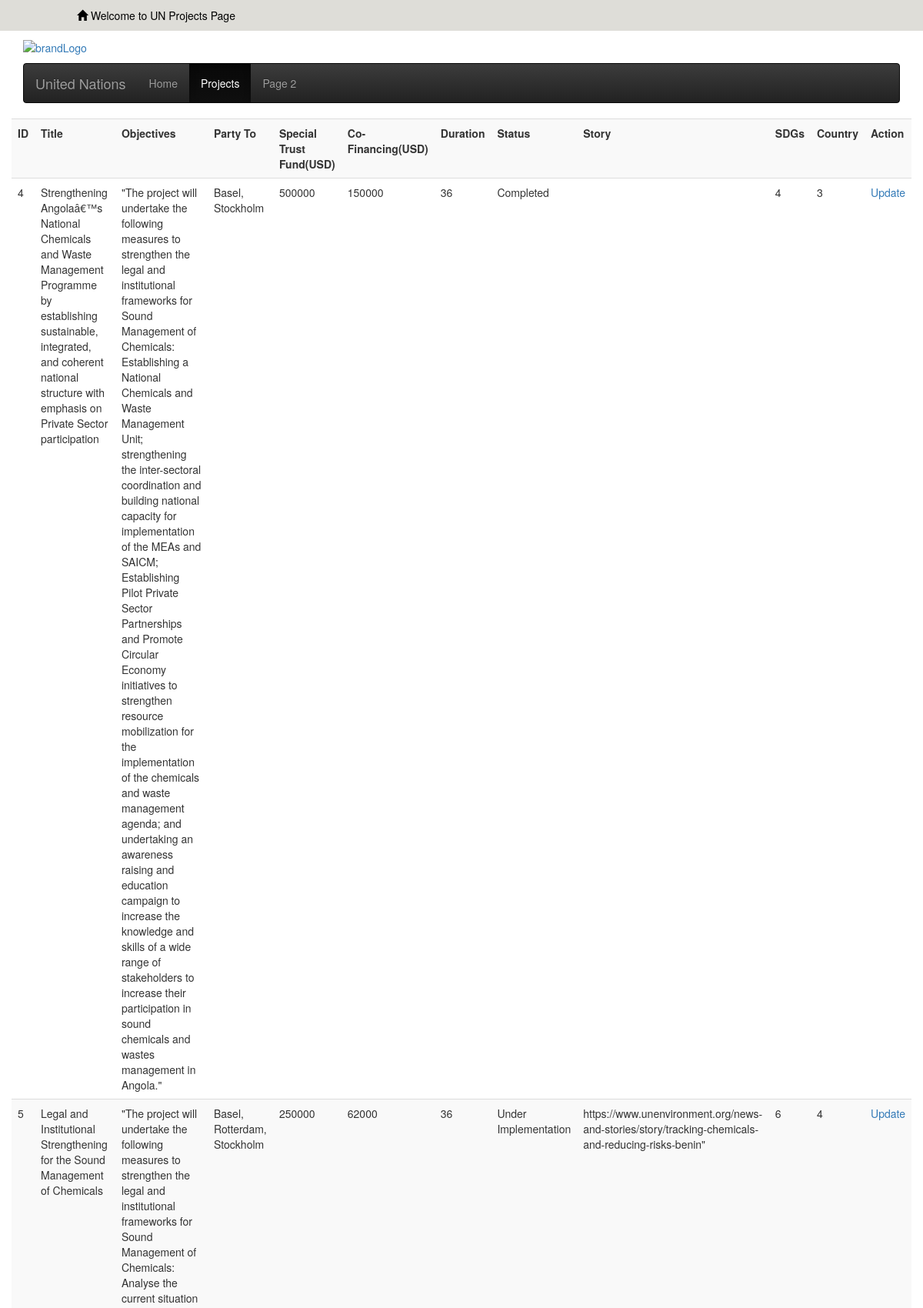
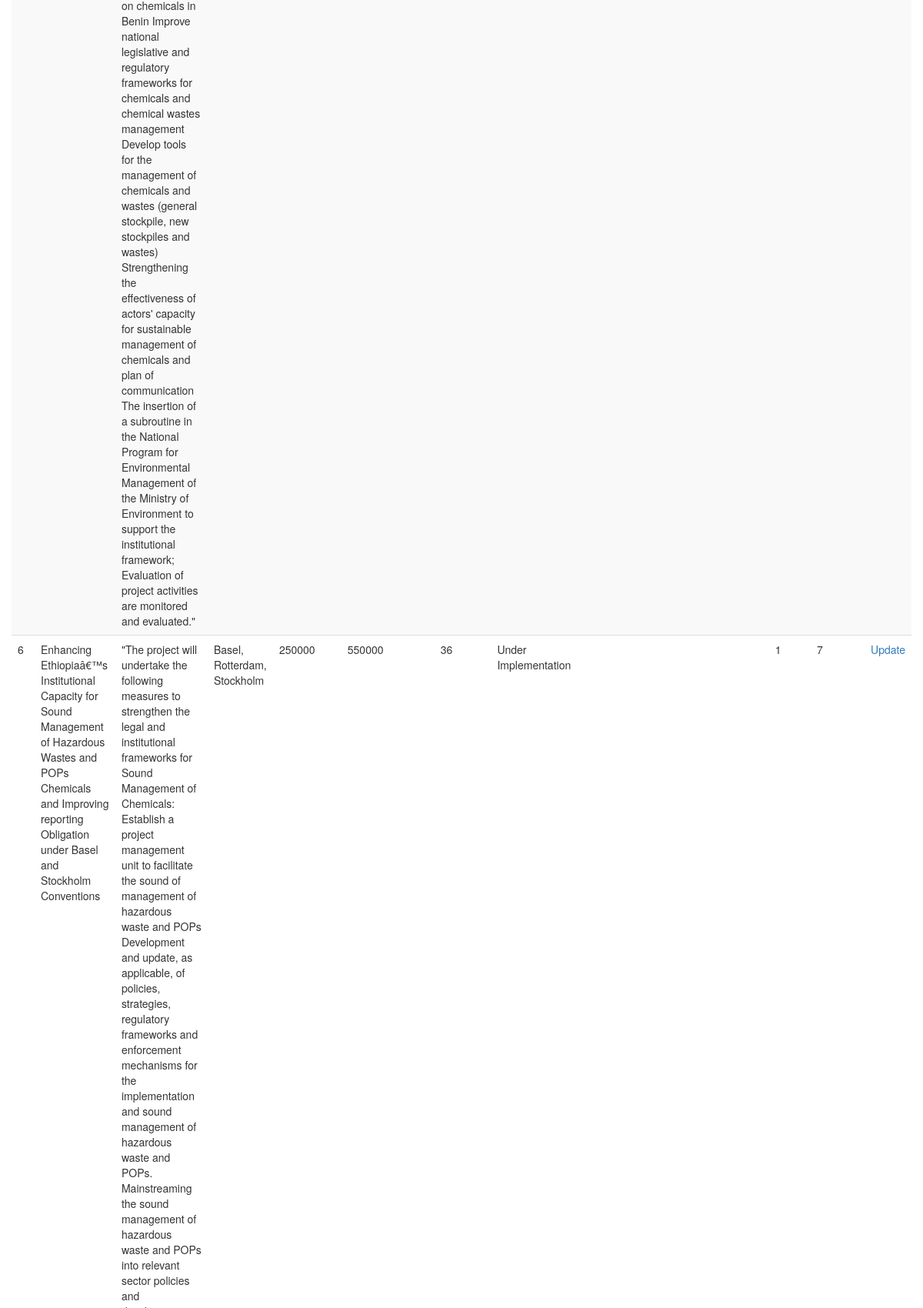
The app's page /projects.php (upper part) with its own data (2 pictures, top to bottom).
### tables this page shows
CREATE TABLE `projects` (
  `project_id` int(11) NOT NULL,
  `title` varchar(255) NOT NULL,
  `objectives` varchar(1000) NOT NULL,
  `party_to` varchar(255) NOT NULL,
  `special_trust_fund` int(11) NOT NULL,
  `co_financing` int(11) NOT NULL,
  `duration` varchar(100) NOT NULL,
  `status` varchar(100) NOT NULL,
  `story` varchar(1000) NOT NULL,
  `s_id` int(11) NOT NULL,
  `country_id` int(11) NOT NULL,
  `created_at` timestamp NOT NULL DEFAULT current_timestamp() ON UPDATE current_timestamp()
);

### projects.php (the view, shortened to what this page needs)
<!DOCTYPE html>
<html lang="en">
<head>
    <link rel="stylesheet" href="https://maxcdn.bootstrapcdn.com/bootstrap/3.3.7/css/bootstrap.min.css">
    <link rel="stylesheet" href="https://maxcdn.bootstrapcdn.com/bootstrap/3.3.7/css/bootstrap-theme.min.css">
</head>
<body>
<div class="header">
    <p><span class="glyphicon glyphicon-home"></span>&nbsp;Welcome to UN Projects Page</p>
</div>
<div class="container">
    <div class="navbrand">
        <div class="row">
            <div class="col-md-2">
                <a href="index.php"><img src="image_files/logo.png" alt="brandLogo"></a>
            </div>
        </div>
    </div>
    <nav class="navbar navbar-inverse">
        <div class="container-fluid">
            <div class="navbar-header">
                <a class="navbar-brand" href="#">United Nations</a>
            </div>
            <ul class="nav navbar-nav">
                <li><a href="index.php">Home</a></li>
                <li class="active"><a href="projects.php">Projects</a></li>
                <li><a href="#">Page 2</a></li>
            </ul>
        </div>
    </nav>
    <div class="row">
    <?php
    global $link;
        $sql = "SELECT * FROM projects";
        $result = $link->query($sql);
        if ($result->num_rows > 0) {
        echo "<table class='table table-borderless table-striped'>
                    <tr class='text-center'>
                    <th>ID</th>
                    <th>Title</th>
                    <th>Objectives</th>
                    <th>Party To</th>
                    <th>Special Trust Fund(USD)</th>
                    <th>Co-Financing(USD)</th>
                    <th>Duration</th>
                    <th>Status</th>
                    <th>Story</th>
                    <th>SDGs</th>
                    <th>Country</th>
                    <th>Action</th>
                    </tr>";
            while($row = $result->fetch_assoc()) {
            echo "<tr>
            <td>".$row["project_id"]."</td>
            <td>".$row["title"]."</td>
            <td>".$row["objectives"]."</td>
            <td>".$row["party_to"]."</td>
            <td>".$row["special_trust_fund"]."</td>
            <td>".$row["co_financing"]."</td>
            <td>".$row["duration"]."</td>
            <td>".$row["status"]."</td>
            <td>".$row["story"]."</td>
            <td>".$row["s_id"]."</td>
            <td>".$row["country_id"]."</td>
            <td><a href='update.php?id=<?php echo 'id';>Update</a></button></td>
            </tr>";
            }
            echo "</table>";
        } else {
        echo "0 results";
        }
        ?>
    </div>
</body>
</html>

### projects.php (style rules this page uses)
.header { background-color: #DEDDD8; height: 40px; color: black; padding-left: 100px; padding-top: 10px; }
.navbrand { padding-top: 10px; padding-bottom: 10px; }

### records on screen
projects: project_id "4", title "Strengthening Angolaâ€™s National Chemicals and Waste Management Programme by establishing sustainable, integrated, and coherent national structure with emphasis on Private Sector participation", objectives "\"The project will undertake the following measures to strengthen the legal and institutional frameworks for Sound Management of Chemicals: Establishing a National Chemicals and Waste Management Unit; strengthening the inter-sectoral coordination and building national capacity for implementation of the MEAs and SAICM; Establishing Pilot Private Sector Partnerships and Promote Circular Economy initiatives to strengthen resource mobilization for the implementation of the chemicals and waste management agenda; and undertaking an awareness raising and education campaign to increase the knowledge and skills of a wide range of stakeholders to increase their participation in sound chemicals and…", party_to "Basel, Stockholm", special_trust_fund "500000", co_financing "150000", duration "36", status "Completed", s "4", country "3"
projects: project_id "5", title "Legal and Institutional Strengthening for the Sound Management of Chemicals", objectives "\"The project will undertake the following measures to strengthen the legal and institutional frameworks for Sound Management of Chemicals: Analyse the current situation on chemicals in Benin Improve national legislative and regulatory frameworks for chemicals and chemical wastes management Develop tools for the management of chemicals and wastes (general stockpile, new stockpiles and wastes) Strengthening the effectiveness of actors' capacity for sustainable management of chemicals and plan of communication The insertion of a subroutine in the National Program for Environmental Management of the Ministry of Environment to support the institutional framework; Evaluation of project activities…", party_to "Basel, Rotterdam, Stockholm", special_trust_fund "250000", co_financing "62000", duration "36", status "Under Implementation", story "https://www.unenvironment.org/news-and-stories/story/tracking-chemicals-and-reducing-risks-benin\"", s "6", country "4"
projects: project_id "6", title "Enhancing Ethiopiaâ€™s Institutional Capacity for Sound Management of Hazardous Wastes and POPs Chemicals and Improving reporting Obligation under Basel and Stockholm Conventions", party_to "Basel, Rotterdam, Stockholm", special_trust_fund "250000", co_financing "550000", duration "36", status "Under Implementation", s "1", country "7"
